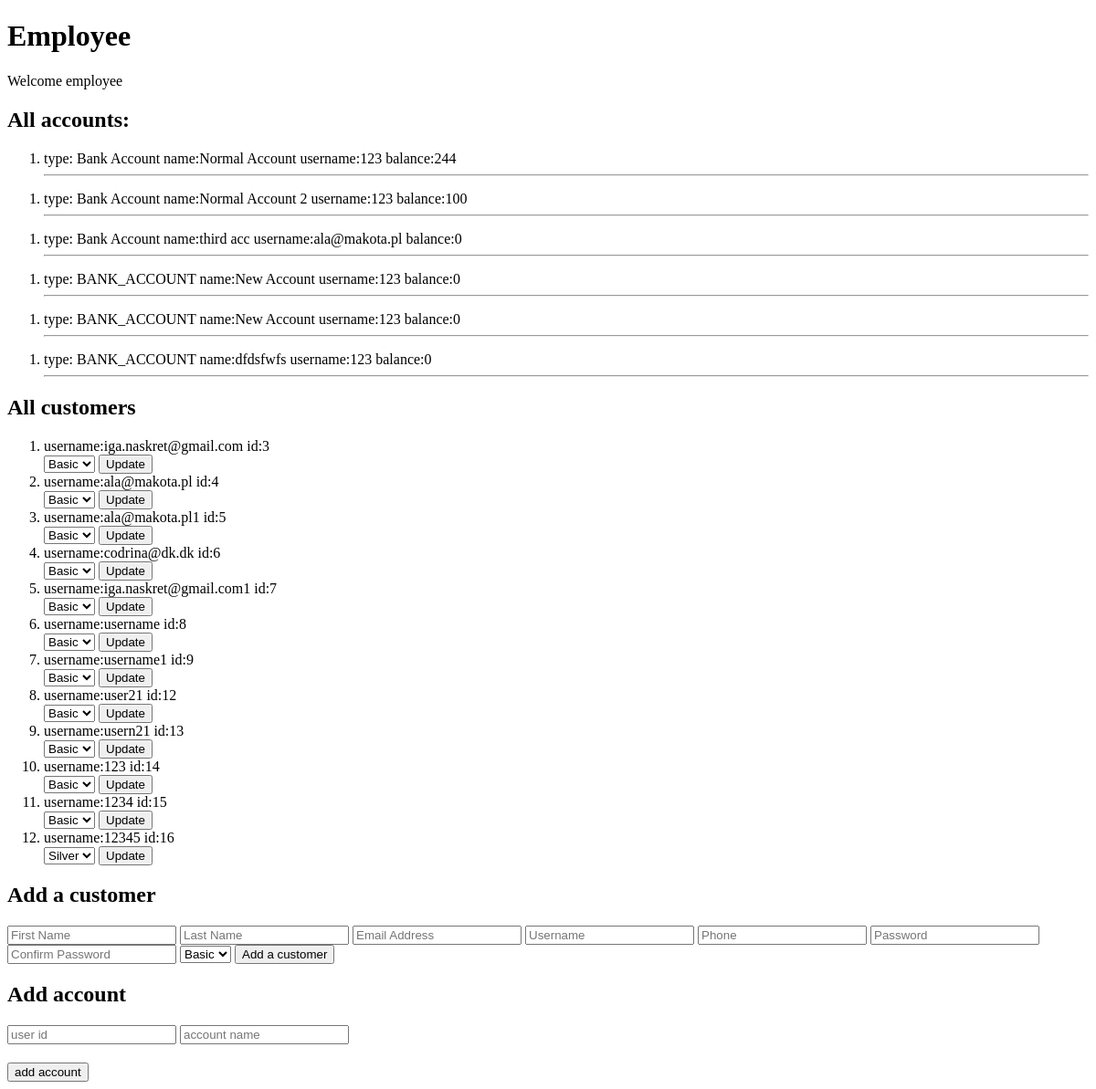
The page /bank/employee on the database as committed earlier.
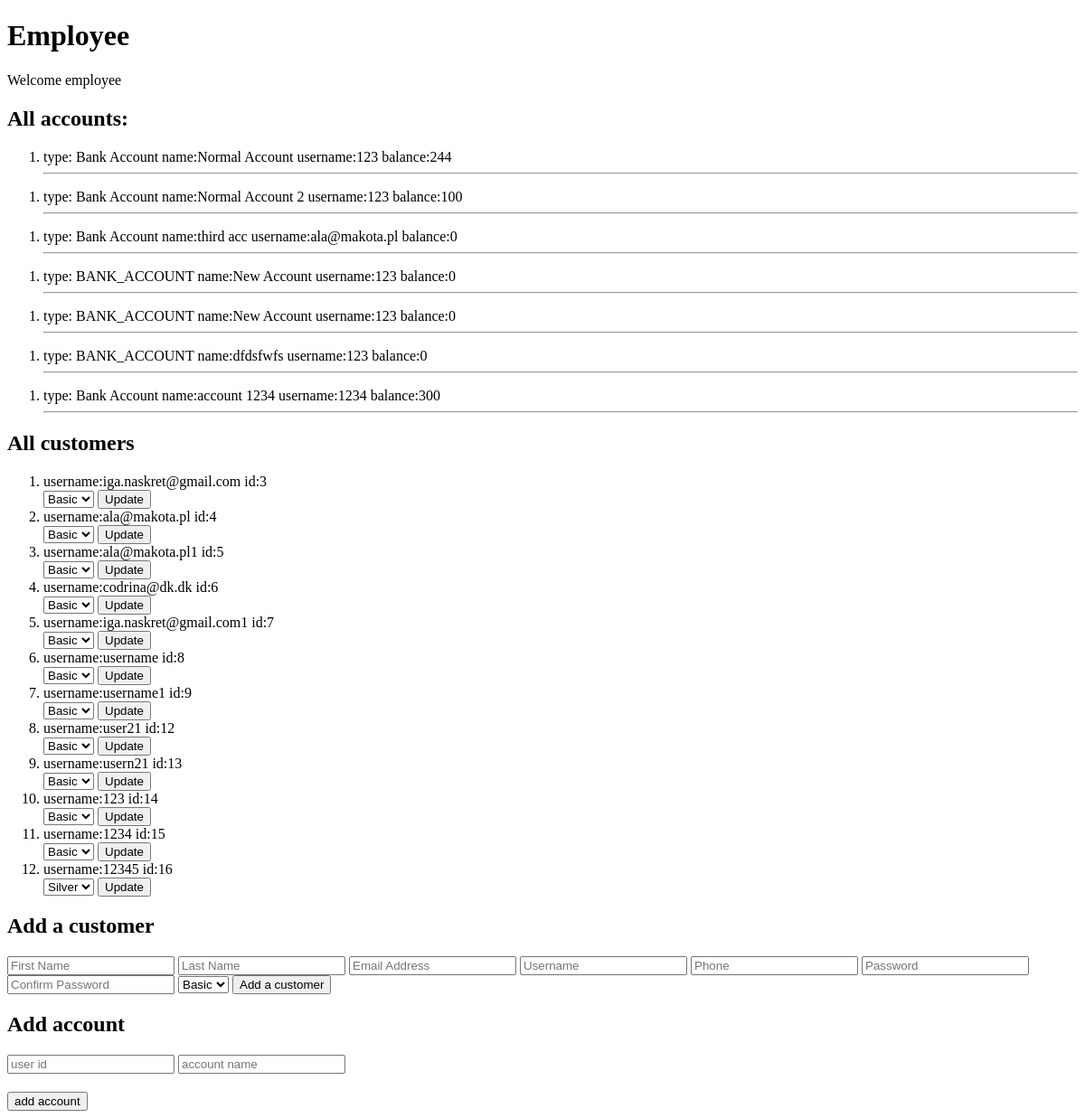
The same page on the database as committed later.
### bank_app/models.py (models this page shows, shortened)
class Account(models.Model):
    user=models.ForeignKey(User,on_delete=models.CASCADE)
    account_number=models.CharField(max_length=10)
    class AccountType(models.TextChoices):
        BANK_ACCOUNT = 'Bank Account'
        LOAN = 'Loan'
    account_type = models.CharField(choices=AccountType.choices, default=AccountType.BANK_ACCOUNT, max_length=200)
    name=models.CharField(max_length=20)
    @property
    def balance(self):
        ledger_sum = Ledger.objects.filter(id_account_fk=self.id).aggregate(Sum('amount'))
        for key, value in ledger_sum.items():
            if value == None:
                return 0
            else:
                return  value

class Customer(models.Model):
    user = models.OneToOneField(User, on_delete=models.CASCADE, primary_key=True,)
    class Rank(models.TextChoices):
        BASIC = 'Basic'
        SILVER = 'Silver'
        GOLD = 'Gold'
    rank = models.CharField(choices=Rank.choices, default=Rank.BASIC, max_length=200)
    phone_number=models.CharField(max_length=20)

### bank_app/views.py (the view)
# urls.py: path('employee', views.employee, name='employee'),
def employee(request):
    customers = Customer.objects.all()
    accounts = Account.objects.all()
    context = {
            'customers': customers,
            'accounts': accounts
    }
    return render(request, 'bank_app/employee.html', context)

### bank_app/templates/bank_app/employee.html (shortened to what this page needs)
<!DOCTYPE html>
<html lang="en">
  <head>
  </head>
  <body>
    <h1>Employee</h1>
    <p>
      Welcome employee
    </p>
  <h2>All accounts:</h2>
  {% for account in accounts %}
  <ol>
    <li>
      type:
      <span
        >{{ account.account_type }}</span
      >
      name:<span>{{ account.name }}</span>
      username:<span>{{ account.user.username }}</span>
      balance:<span>{{ account.balance }}</span>
    </li>
    <hr />
  </ol>
  {% endfor %}
  <h2> All customers </h2>
  <ol>
  {% for customer in customers %}
  <li>
      username:<span>{{ customer.user.username }}</span>
      id:<span>{{ customer.user.id }}</span>
<form action="{% url 'bank_app:change_rank' customer_id=customer.pk  %}" method="POST">
                    <select name="rank" id="rank">
                        <option value="basic" {% if customer.rank == "basic" %}selected{% endif %}>Basic</option>
                         <option value="silver" {% if customer.rank == "silver" %}selected{% endif %}>Silver</option>
                         </select>
                         <button>Update</button>
                </form>
  </li>
  {% endfor %}
  </ol>
  <h2>Add a customer</h2>
<form action={% url 'bank_app:add_customer' %} method="POST">
     <input type="text" name="first_name" placeholder="First Name">
     <input type="text" name="last_name" placeholder="Last Name">
     <input type="email" name="email" placeholder="Email Address">
     <input type="text" name="username" placeholder="Username">
     <input type="tel" name="phone" placeholder="Phone">
     <input type="password" name="password" placeholder="Password">
     <input type="password" name="confirm_password" placeholder="Confirm Password">
     <select name="rank" id="rank">
         <option value="basic">Basic</option>
         </select>
         <button>Add a customer</button>
</form>
<h2>Add account </h2>
<form action={% url 'bank_app:add_account_by_employee' %} method="POST">
  <input type="text" name="user_id" placeholder="user id" />
  <input type="text" name="name" id="name" placeholder="account name"/>
  <button type="submit" style="display: block; margin-top: 20px">
    add account
  </button>
</form>
  </body>
</html>

Rows that differ between the two databases and show on the page:
added Account: account_type "Bank Account", name "account 1234", user.username "1234", balance "300"
